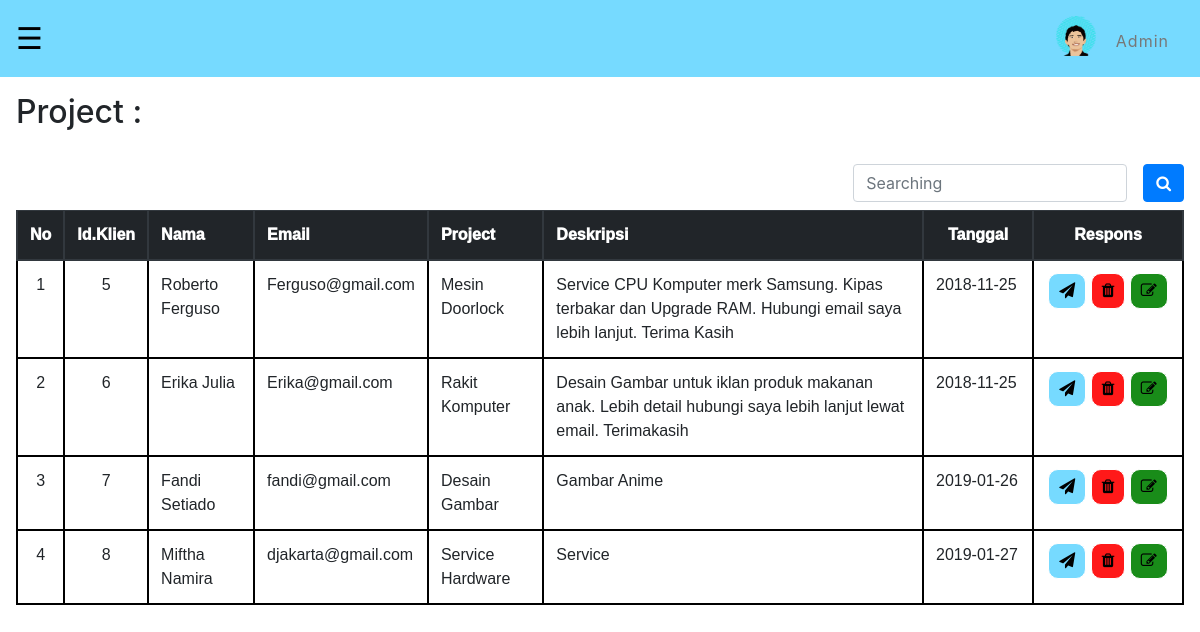
The app's page /dashboard.php (signed in) with its own data.
### tables this page shows
CREATE TABLE `pemesanan` (
  `id_pesan` int(5) NOT NULL,
  `nama` varchar(20) NOT NULL,
  `email` varchar(25) NOT NULL,
  `layanan` varchar(25) NOT NULL,
  `deskripsi` varchar(500) NOT NULL,
  `tanggal` date NOT NULL
);

### dashboard.php (the view, shortened to what this page needs)
<?php
  include "delete-pesan.php";
  $query  = mysqli_query($koneksi, "SELECT * FROM pemesanan ORDER BY pemesanan.id_pesan ASC");
?>
<!DOCTYPE html>
<html lang="en">
<head>
	<link rel="stylesheet" type="text/css" href="css/style.css">
  <link rel="stylesheet" type="text/css" href="css/font-awesome.css">
  <link href="css/bs.css" rel="stylesheet" type="text/css" media="all"/>
</head>
<body>
<div class="wrap">
<div id="main" >
  <span style="font-size:30px; cursor:pointer; color: black;" onclick="openNav()">&#9776;</span>
  <p style="padding-top: 10px; float: right; padding-right: 15px;">Admin</p>
  <img src="images/Me.png" alt="Avatar"
  style="width:60px; margin: 0; float: right; padding-right: 20px;">
</div>
<div id="main2" class="table-responsive-xl">
<h2 style="padding-bottom:25px;">Project :</h2>
<form action="cari.php" class="form-inline" style="float: right;" method="POST">
  <div class="form-group mx-sm-3 mb-2">
    <input type="text" class="form-control" name="keyword" id=" " placeholder="Searching">
  </div>
  <button type="submit" name="submit-cari" class="btn btn-primary mb-2" style=""><i class="fa fa-search" aria-hidden="true"></i></button>
</form>
<table class="table" >
  <thead class="thead-dark">
    <tr>
      <th>No</th>
      <th>Id.Klien</th>
      <th>Nama</th>
      <th>Email</th>
      <th>Project</th>
      <th>Deskripsi</th>
      <th style="width: 110px; text-align: center;">Tanggal</th>
      <th style="text-align: center; width: 150px;">Respons</th>
    </tr>
  </thead>
  <tbody>
    <?php $x=1; ?>
    <?php if(mysqli_num_rows($query)) {?>
    <?php while($row = mysqli_fetch_array($query)) {?>
    <tr>
      <td style="text-align: center;"><?php echo $x; ?></td>
      <td style="text-align: center;"><?php echo $row['id_pesan']?></td>
      <td><?php echo $row['nama'] ?></td>
      <td><?php echo $row['email'] ?></td>
      <td><?php echo $row['layanan'] ?></td>
      <td><?php echo $row['deskripsi'] ?></td>
      <td><?php echo $row['tanggal'] ?></td>
      <td style="text-align: center;">
          <a href="kirimteam.php?id=<?php echo $row['id_pesan']; ?>"><button name="submit" type="submit" style="border-radius: 10px; background-color: #76daff; padding: 5px 10px;"><i class="fa fa-paper-plane" aria-hidden="true"></i></button></a>
          <a href="dashboard.php?delete-pesan=<?php echo $row['id_pesan']?>"><button type="submit" style="background-color: #ff1919;border-radius:10px; padding: 5px 10px;"><i class="fa fa-trash" aria-hidden="true"></i></button></a>
          <a href="edit.php?id=<?php echo $row['id_pesan']; ?>"><button type="submit" style="border-radius: 10px; background-color: #198c19; padding: 5px 10px;"><i class="fa fa-pencil-square-o" aria-hidden="true"></i></button></a>
      </td>
    </tr>
    <?php $x++; ?>
    <?php } ?>
    <?php } ?>
  </tbody>
</table>
</div>
</div>
</body>
</html>

### css/style.css (style rules this page uses)
html, body { margin: 0; font-size: 100%; background: #fff; font-family: 'Raleway', sans-serif; }
body a { text-decoration: none; transition: 0.5s all; -webkit-transition: 0.5s all; -moz-transition: 0.5s all; -o-transition: 0.5s all; -ms-transition: 0.5s all; }
h1, h2, h3, h4, h5, h6 { margin: 0; font-family: 'Raleway', sans-serif; }
p { letter-spacing: 1px; font-size: 1em; line-height: 1.9em; color: #777; }
figcaption,button { background-color: transparent; border: 1px solid white; padding: 10px 10px; }
#main { transition: margin-left .5s; padding: 16px; background-color: #76daff; }
#main2 { transition: margin-left .5s; padding: 16px; }
table { font-family: arial, sans-serif; border-collapse: collapse; width: 100%; }
th { font-weight: 1000; }
td, th { border: 2px solid black; padding: 5px; }

### records on screen
pemesanan: id_pesan "5", nama "Roberto Ferguso", email "Ferguso@gmail.com", layanan "Mesin Doorlock", deskripsi "Service CPU Komputer merk Samsung. Kipas terbakar dan Upgrade RAM. Hubungi email saya lebih lanjut. Terima Kasih", tanggal "2018-11-25"
pemesanan: id_pesan "6", nama "Erika Julia", email "Erika@gmail.com", layanan "Rakit Komputer", deskripsi "Desain Gambar untuk iklan produk makanan anak. Lebih detail hubungi saya lebih lanjut lewat email. Terimakasih", tanggal "2018-11-25"
pemesanan: id_pesan "7", nama "Fandi Setiado", email "fandi@gmail.com", layanan "Desain Gambar", deskripsi "Gambar Anime", tanggal "2019-01-26"
pemesanan: id_pesan "8", nama "Miftha Namira", email "djakarta@gmail.com", layanan "Service Hardware", deskripsi "Service", tanggal "2019-01-27"
